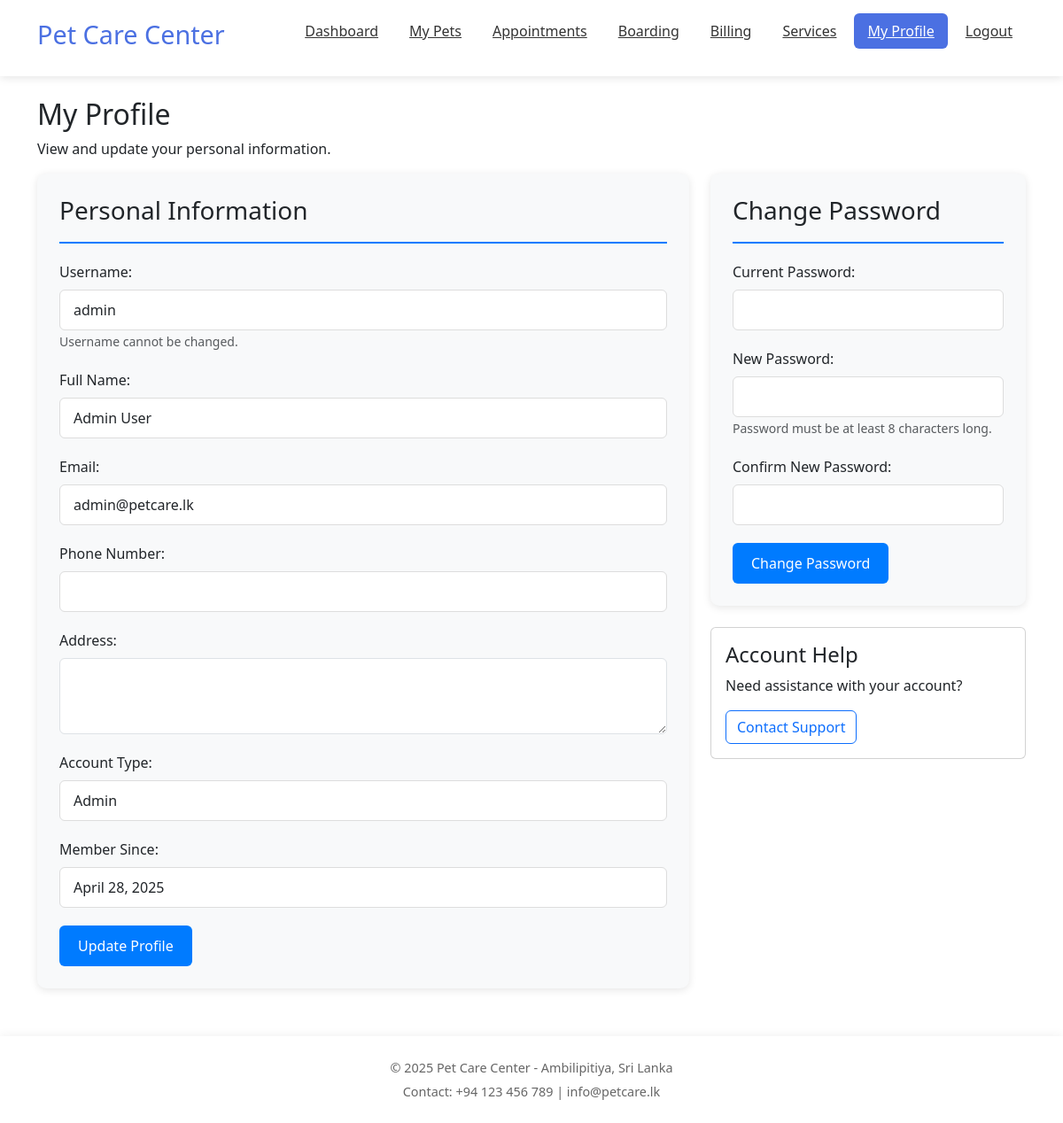
The page /profile.php?action=create (signed in) on the database its author committed.
### tables this page shows
CREATE TABLE users (
    user_id INT AUTO_INCREMENT PRIMARY KEY,
    username VARCHAR(50) NOT NULL UNIQUE,
    password VARCHAR(255) NOT NULL,
    email VARCHAR(100) NOT NULL UNIQUE,
    full_name VARCHAR(100) NOT NULL,
    phone VARCHAR(15),
    address TEXT,
    role ENUM('admin','customer') NOT NULL DEFAULT 'customer',
    created_at TIMESTAMP DEFAULT CURRENT_TIMESTAMP,
    updated_at TIMESTAMP DEFAULT CURRENT_TIMESTAMP ON UPDATE CURRENT_TIMESTAMP
);

### profile.php (the view, shortened to what this page needs)
<?php
require_once 'includes/db_connect.php';
$user_id = $_SESSION['user_id'];
$stmt = $conn->prepare("SELECT * FROM users WHERE user_id = ?");
$stmt->bind_param("i", $user_id);
$stmt->execute();
$user_result = $stmt->get_result();
$user = $user_result->fetch_assoc();
?>
<!DOCTYPE html>
<html lang="en">
<head>
    <link rel="stylesheet" href="css/styles.css">
    <link href="https://cdn.jsdelivr.net/npm/bootstrap@5.3.5/dist/css/bootstrap.min.css" rel="stylesheet">
</head>
<body>
    <header>
        <div class="container">
            <h1>Pet Care Center</h1>
            <nav>
                <ul>
                    <li><a href="index.php">Dashboard</a></li>
                    <li><a href="pets.php">My Pets</a></li>
                    <li><a href="appointments.php">Appointments</a></li>
                    <li><a href="boarding.php">Boarding</a></li>
                    <li><a href="bills.php">Billing</a></li>
                    <li><a href="services.php">Services</a></li>
                    <li><a href="profile.php" class="active">My Profile</a></li>
                    <li><a href="auth/logout.php">Logout</a></li>
                </ul>
            </nav>
        </div>
    </header>
    <main class="container py-4">
        <section class="page-header">
            <h2>My Profile</h2>
            <p>View and update your personal information.</p>
        </section>
        <div class="row">
            <div class="col-md-8">
                <section class="profile-section">
                    <div class="profile-header">
                        <h3>Personal Information</h3>
                    </div>
                    <form method="post" action="profile.php">
                        <div class="form-group">
                            <label for="username">Username:</label>
                            <input type="text" class="form-control" id="username" value="<?php echo htmlspecialchars($user['username']); ?>" readonly>
                            <small class="form-text text-muted">Username cannot be changed.</small>
                        </div>
                        <div class="form-group">
                            <label for="full_name">Full Name:</label>
                            <input type="text" class="form-control" id="full_name" name="full_name" value="<?php echo htmlspecialchars($user['full_name']); ?>" required>
                        </div>
                        <div class="form-group">
                            <label for="email">Email:</label>
                            <input type="email" class="form-control" id="email" name="email" value="<?php echo htmlspecialchars($user['email']); ?>" required>
                        </div>
                        <div class="form-group">
                            <label for="phone">Phone Number:</label>
                            <input type="tel" class="form-control" id="phone" name="phone" value="<?php echo htmlspecialchars($user['phone'] ?? ''); ?>">
                        </div>
                        <div class="form-group">
                            <label for="address">Address:</label>
                            <textarea class="form-control" id="address" name="address" rows="3"><?php echo htmlspecialchars($user['address'] ?? ''); ?></textarea>
                        </div>
                        <div class="form-group">
                            <label>Account Type:</label>
                            <input type="text" class="form-control" value="<?php echo ucfirst($user['role']); ?>" readonly>
                        </div>
                        <div class="form-group">
                            <label>Member Since:</label>
                            <input type="text" class="form-control" value="<?php echo date('F d, Y', strtotime($user['created_at'])); ?>" readonly>
                        </div>
                        <button type="submit" name="update_profile" class="btn btn-update">Update Profile</button>
                    </form>
                </section>
            </div>
            <div class="col-md-4">
                <section class="password-section">
                    <div class="profile-header">
                        <h3>Change Password</h3>
                    </div>
                    <form method="post" action="profile.php">
                        <div class="form-group">
                            <label for="current_password">Current Password:</label>
                            <input type="password" class="form-control" id="current_password" name="current_password" required>
                        </div>
                        <div class="form-group">
                            <label for="new_password">New Password:</label>
                            <input type="password" class="form-control" id="new_password" name="new_password" required>
                            <small class="form-text text-muted">Password must be at least 8 characters long.</small>
                        </div>
                        <div class="form-group">
                            <label for="confirm_password">Confirm New Password:</label>
                            <input type="password" class="form-control" id="confirm_password" name="confirm_password" required>
                        </div>
                        <button type="submit" name="change_password" class="btn btn-update">Change Password</button>
                    </form>
                </section>
                <div class="mt-4">
                    <div class="card">
                        <div class="card-body">
                            <h4>Account Help</h4>
                            <p>Need assistance with your account?</p>
                            <a href="contact.php" class="btn btn-outline-primary">Contact Support</a>
                        </div>
                    </div>
                </div>
            </div>
        </div>
    </main>
    <footer>
        <div class="container">
            <p>&copy; <?php echo date('Y'); ?> Pet Care Center - Ambilipitiya, Sri Lanka</p>
            <p>Contact: +94 123 456 789 | info@petcare.lk</p>
        </div>
    </footer>
</body>
</html>

### css/styles.css (style rules this page uses)
* { margin: 0; padding: 0; box-sizing: border-box; }
:root { --primary-color: #4b70e2; --primary-dark: #3657b3; --secondary-color: #8cc63f; --secondary-dark: #6ea32d; --accent-color: #ff9a3c; --background-light: #f5f7fa; --text-dark: #333333; --text-light: #666666; --text-muted: #888888; --border-color: #dddddd; --danger-color: #e74c3c; --success-color: #2ecc71; --warning-color: #f39c12; --info-color: #3498db; --white: #ffffff; --shadow: 0 2px 10px rgba(0, 0, 0, 0.1); --border-radius: 6px; --transition: all 0.3s ease; }
body { font-family: 'Segoe UI', Tahoma, Geneva, Verdana, sans-serif; line-height: 1.6; color: var(--text-dark); background-color: var(--background-light); }
.container { width: 100%; max-width: 1200px; margin: 0 auto; padding: 0 20px; }
a { color: var(--primary-color); text-decoration: none; transition: var(--transition); }
header { background-color: var(--white); box-shadow: var(--shadow); padding: 15px 0; position: sticky; top: 0; z-index: 100; }
header .container { display: flex; justify-content: space-between; align-items: center; }
header h1 { color: var(--primary-color); font-size: 1.8rem; }
nav ul { display: flex; list-style: none; gap: 5px; }
nav li a { display: block; padding: 8px 15px; font-weight: 500; color: var(--text-dark); border-radius: var(--border-radius); }
nav li a.active { background-color: var(--primary-color); color: var(--white); }
main { padding: 30px 0; min-height: calc(100vh - 140px); }
.form-group { margin-bottom: 20px; }
label { display: block; margin-bottom: 8px; font-weight: 500; }
input[type="text"], input[type="email"], input[type="password"], input[type="tel"], input[type="date"], input[type="time"], input[type="number"], textarea, select { width: 100%; padding: 10px 15px; font-size: 1rem; border: 1px solid var(--border-color); border-radius: var(--border-radius); background-color: var(--white); transition: var(--transition); }
textarea { min-height: 100px; resize: vertical; }
footer { background-color: var(--white); padding: 20px 0; box-shadow: 0 -2px 10px rgba(0, 0, 0, 0.05); text-align: center; }
footer p { margin: 5px 0; color: var(--text-light); font-size: 0.9rem; }

### profile.php (style rules this page uses)
.profile-section { background-color: #f8f9fa; border-radius: 10px; padding: 25px; margin-bottom: 30px; box-shadow: 0 2px 10px rgba(0,0,0,0.1); }
.profile-header { border-bottom: 2px solid #007bff; margin-bottom: 20px; padding-bottom: 10px; }
.form-group { margin-bottom: 20px; }
.password-section { background-color: #f8f9fa; border-radius: 10px; padding: 25px; box-shadow: 0 2px 10px rgba(0,0,0,0.1); }
.btn-update { background-color: #007bff; color: white; padding: 10px 20px; }

### rows shown on the page
users: username "admin", full_name "Admin User", email "admin@petcare.lk", role "Admin", created_at "April 28, 2025"
